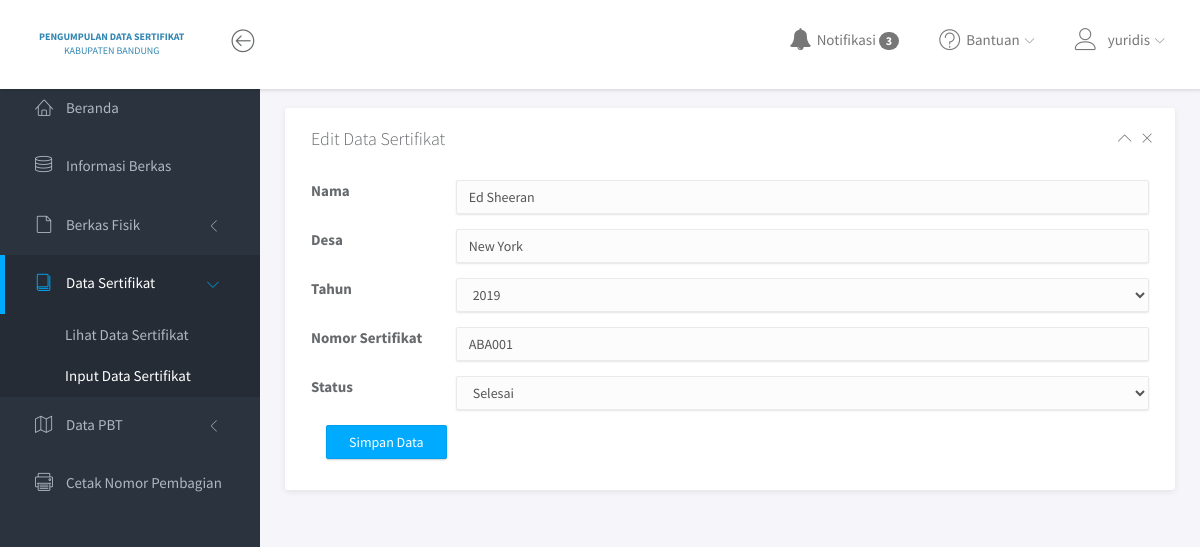
The page /user/update_sertifikat.php?no_sertifikat=ABA001 (signed in) on the database its author committed.
### tables this page shows
CREATE TABLE `data_sertifikat` (
  `no_sertifikat` varchar(6) NOT NULL,
  `desa` varchar(50) NOT NULL,
  `tahun` int(10) NOT NULL,
  `nama` varchar(50) DEFAULT NULL,
  `status` varchar(10) NOT NULL
);

### user/update_sertifikat.php (the view, shortened to what this page needs)
<?php
include '../core/conn.php';
if (isset($_GET['no_sertifikat'])) {
    $id = $_GET['no_sertifikat'];
  } else {
    header('location:data_sertifikat.php');
  }
	$ambilNF = mysqli_query($connection,"SELECT * FROM permohonan WHERE notif_fisik = 'unread' ORDER BY id_permohonan ASC");
  	$jumlahNF = mysqli_num_rows($ambilNF);
	$ambilNY = mysqli_query($connection,"SELECT * FROM permohonan WHERE notif_yuridis = 'unread' ORDER BY id_permohonan ASC");
  	$jumlahNY = mysqli_num_rows($ambilNY);
 $sql = "SELECT * FROM data_sertifikat WHERE no_sertifikat='$id'";
  $sertifikat = mysqli_query($connection, $sql);
  if (mysqli_num_rows($sertifikat) > 0) {
    $data = mysqli_fetch_assoc($sertifikat);
  }
?>
<!DOCTYPE html>
<html lang="en">
<head>
	<link rel="stylesheet" href="assets/vendor/bootstrap/css/bootstrap.min.css">
	<link rel="stylesheet" href="assets/vendor/font-awesome/css/font-awesome.min.css">
	<link rel="stylesheet" href="assets/vendor/linearicons/style.css">
	<link rel="stylesheet" href="assets/vendor/chartist/css/chartist-custom.css">
	<link rel="stylesheet" href="assets/css/main.css">
	<link rel="stylesheet" href="assets/css/demo.css">
</head>
<body>
	<div id="wrapper">
		<nav class="navbar navbar-default navbar-fixed-top">
			<div class="brand">
				<a href="index.php"><b>PENGUMPULAN DATA SERTIFIKAT </b><br> <center> KABUPATEN BANDUNG </center></a>
			</div>
			<div class="container-fluid">
				<div class="navbar-btn">
					<button type="button" class="btn-toggle-fullwidth"><i class="lnr lnr-arrow-left-circle"></i></button>
				</div>
				<div id="navbar-menu">
					<ul class="nav navbar-nav navbar-right">
						<li class="dropdown">
							<a href="#" class="dropdown-toggle" data-toggle="dropdown"><i class="fa fa-bell"></i> <span>Notifikasi <span class="badge">
								<?php
								if ($_SESSION['jabatan']=="Fisik") {
							 		echo $jumlahNF;
								}elseif ($_SESSION['jabatan']=="Yuridis") {
									echo $jumlahNY;
								}
							 ?></span></span></a>
						</li>
						<li class="dropdown">
							<a href="#" class="dropdown-toggle" data-toggle="dropdown"><i class="lnr lnr-question-circle"></i> <span>Bantuan</span> <i class="icon-submenu lnr lnr-chevron-down"></i></a>
						</li>
						<li class="dropdown">
							<a href="#" class="dropdown-toggle" data-toggle="dropdown"><i class="lnr lnr-user"> </i><span><?=$_SESSION['username'];?></span> <i class="icon-submenu lnr lnr-chevron-down"></i></a>
						</li>
					</ul>
				</div>
			</div>
		</nav>
		<div id="sidebar-nav" class="sidebar">
			<div class="sidebar-scroll">
				<nav>
					<ul class="nav">
						<li><a href="index.php" class=""><i class="lnr lnr-home"></i> <span>Beranda</span></a></li>
						<li><a href="informasi_berkas.php" class=""><i class="lnr lnr-database"></i> <span>Informasi Berkas</span></a></li>
						<li>
							<a href="#subFisik" data-toggle="collapse" class="collapsed"><i class="lnr lnr-file-empty"></i> <span>Berkas Fisik</span> <i class="icon-submenu lnr lnr-chevron-left"></i></a>
						</li>
						<li>
							<a href="#subSerti" data-toggle="collapse" class="active"><i class="lnr lnr-book"></i> <span>Data Sertifikat</span> <i class="icon-submenu lnr lnr-chevron-left"></i></a>
							<div id="subSerti" class="collapse in">
								<ul class="nav">
									<li><a href="data_sertifikat.php" class="">Lihat Data Sertifikat</a></li>
									<li><a href="input_sertifikat.php" class="active">Input Data Sertifikat</a></li>
								</ul>
							</div>
						</li>
						<li>
							<a href="#subPBT" data-toggle="collapse" class="collapsed"><i class="lnr lnr-map"></i> <span>Data PBT</span> <i class="icon-submenu lnr lnr-chevron-left"></i></a>
						</li>
						<li><a href="cetak.php" class=""><i class="lnr lnr-printer"></i> <span>Cetak Nomor Pembagian</span></a></li>
					</ul>
				</nav>
			</div>
		</div>
		<div class="main">
			<div class="main-content">
				<div class="container-fluid">
					<div class="panel">
						<div class="panel-heading">
							<h3 class="panel-title">Edit Data Sertifikat</h3>
							<div class="right">
								<button type="button" class="btn-toggle-collapse"><i class="lnr lnr-chevron-up"></i></button>
								<button type="button" class="btn-remove"><i class="lnr lnr-cross"></i></button>
							</div>
						</div>
						<div class="panel-body">
							<form class="" action="controller/update_sertifikat.php" method="POST">
							<div class="form-group row">
								<label for="nama" class="col-sm-2 col-form-label">Nama</label>
									<div class="col-sm-10">
										<input autocomplete="off" type="text" class="form-control" id="nama" name="nama" placeholder="Nama" value="<?php echo $data['nama']; ?>" required>
									</div>
							</div>
        				<div class="form-group row">
            			<label for="desa" class="col-sm-2 col-form-label">Desa</label>
            				<div class="col-sm-10">
                			<input autocomplete="off" type="text" class="form-control" id="desa" name="desa" placeholder="Desa" value="<?php echo $data['desa']; ?>" required>
            				</div>
        				</div>
								<div class="form-group row">
            			<label for="tahun" class="col-sm-2 col-form-label">Tahun</label>
            				<div class="col-sm-10">
                                <select class="form-control" name="tahun" required>
                                    <option value="2020">2019</option>
                                </select>
            				</div>
        				</div>
								<div class="form-group row">
            			<label for="no_sertifikat" class="col-sm-2 col-form-label">Nomor Sertifikat</label>
            				<div class="col-sm-10">
                			<input autocomplete="off" type="text" class="form-control" id="no_sertifikat" name="no_sertifikat" placeholder="Nomor Sertifikat" value="<?php echo $data['no_sertifikat']; ?>" required>
            				</div>
        				</div>
								<div class="form-group row">
            			<label for="status" class="col-sm-2 col-form-label">Status</label>
            				<div class="col-sm-10">
                                <select class="form-control" name="status" required>
                                    <option value="Selesai">Selesai</option>
                                </select>
            				</div>
        				</div>
								<div class="form-group row col-sm-10">
            				<div class="col-sm-10">
											<input type="submit" name="submit" class="btn btn-primary mt-sm-4" value="Simpan Data">
            				</div>
        				</div>
							</form>
						</div>
					</div>
				</div>
				</div>
			</div>
	</div>
</body>
</html>

### rows shown on the page
data_sertifikat: nama "Ed Sheeran", desa "New York", no_sertifikat "ABA001"

### other values the page prints
$jumlahNY "3"
$_SESSION['username'] "yuridis"
